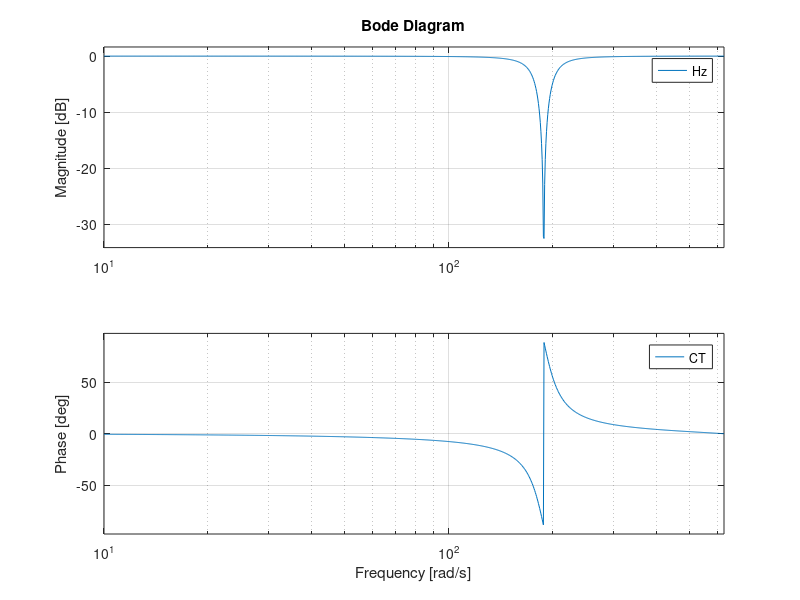

Write MATLAB code to recreate this figure.
zeta=0.1; Wc=2*pi*30 ; T =1/200;

% notch filter TF
Hs = tf([(1/Wc)^2 0 1], [(1/Wc)^2 2*zeta*(1/Wc) 1]) ;

Wc_bar = (2/T)*tan((T/2)*Wc) ;
Hs_bar = tf([(1/Wc_bar)^2 0 1], [(1/Wc_bar)^2 2*zeta*(1/Wc_bar) 1]) ;

Hz = c2d(Hs_bar, T, 'tustin');

figure;
hold on, grid on;
bode(Hs), bode(Hz);
legend('CT', 'DT');
